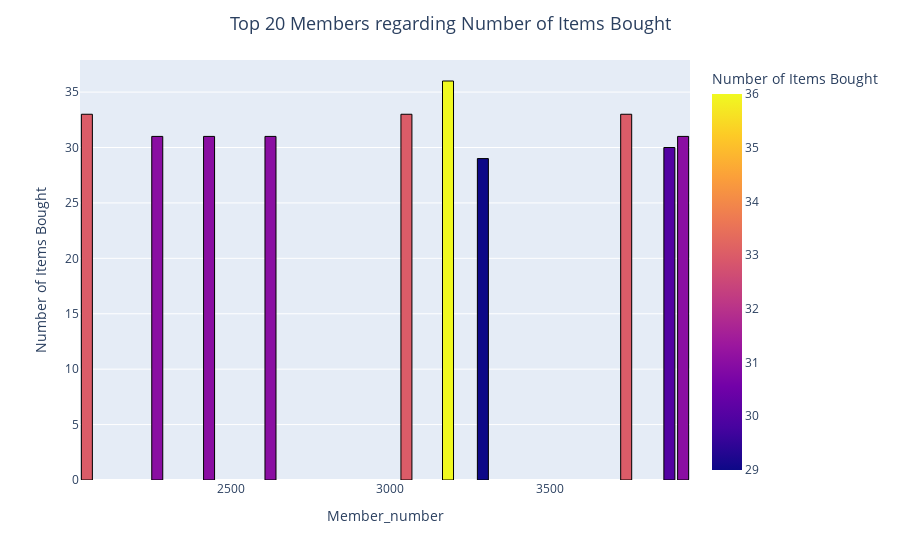

The notebook cell saved with this chart:
### Code cell
user_item = df.groupby(pd.Grouper(key='Member_number')).size().reset_index(name='count') \
    .sort_values(by='count', ascending=False)
fig = px.bar(user_item.head(10), x='Member_number', y='count',
             labels={'y': 'Number of Member_number',
                     'count': 'Number of Items Bought'},
             color='count')
fig.update_layout(title_text='Top 20 Members regarding Number of Items Bought',
                  title_x=0.5, title_font=dict(size=18))
fig.update_traces(marker=dict(line=dict(color='#000000', width=1)))
fig.show()

### Figure 1 — Plotly figure (JSON) as saved in the notebook; plotly's stock layout.template omitted (floating-point values rounded to 4 significant figures)
{"data": [{"alignmentgroup": "True", "hovertemplate": "Member_number=%{x}<br>Number of Items Bought=%{marker.color}<extra></extra>", "legendgroup": "", "marker": {"color": [36, 33, 33, 33, 31, 31, 31, 31, 30, 29], "coloraxis": "coloraxis", "line": {"color": "#000000", "width": 1}, "pattern": {"shape": ""}}, "name": "", "offsetgroup": "", "orientation": "v", "showlegend": false, "textposition": "auto", "type": "bar", "x": [3180, 3737, 3050, 2051, 2625, 3915, 2433, 2271, 3872, 3289], "xaxis": "x", "y": [36, 33, 33, 33, 31, 31, 31, 31, 30, 29], "yaxis": "y"}], "layout": {"barmode": "relative", "coloraxis": {"colorbar": {"title": {"text": "Number of Items Bought"}}, "colorscale": [[0, "#0d0887"], [0.1111, "#46039f"], [0.2222, "#7201a8"], [0.3333, "#9c179e"], [0.4444, "#bd3786"], [0.5556, "#d8576b"], [0.6667, "#ed7953"], [0.7778, "#fb9f3a"], [0.8889, "#fdca26"], [1, "#f0f921"]]}, "legend": {"tracegroupgap": 0}, "margin": {"t": 60}, "title": {"font": {"size": 18}, "text": "Top 20 Members regarding Number of Items Bought", "x": 0.5}, "xaxis": {"anchor": "y", "domain": [0, 1], "title": {"text": "Member_number"}}, "yaxis": {"anchor": "x", "domain": [0, 1], "title": {"text": "Number of Items Bought"}}}}
